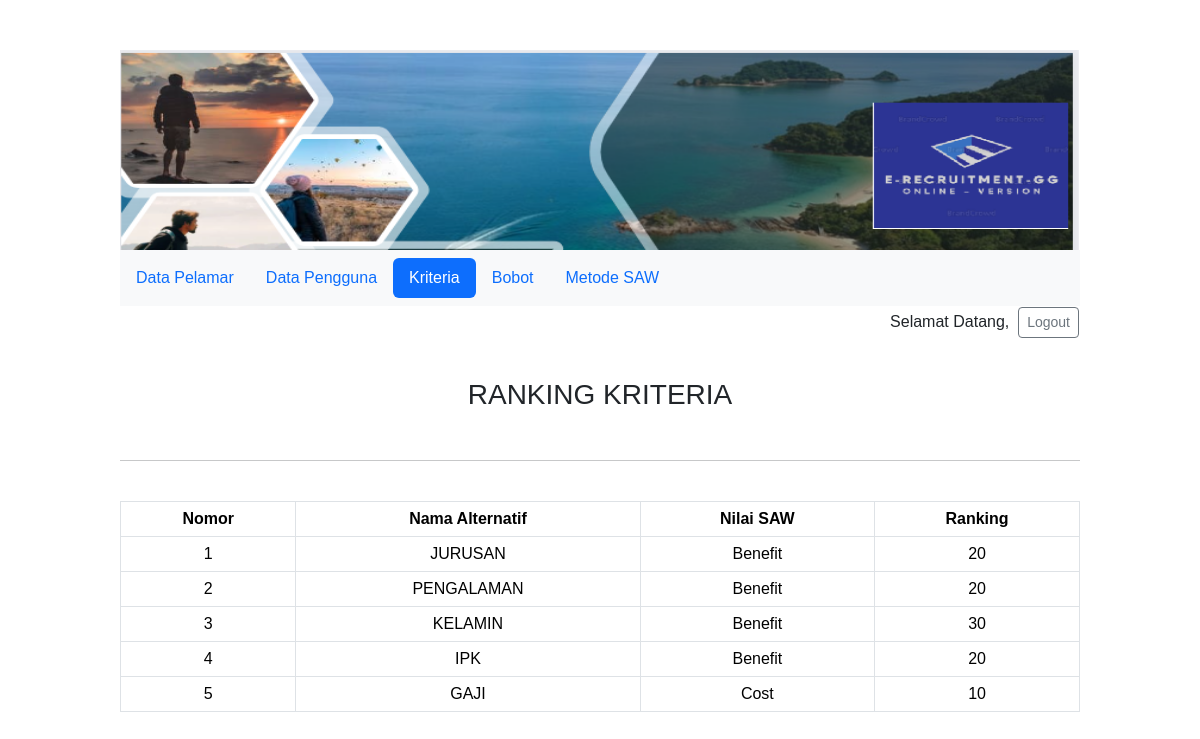
Page /admin/alternatif.php on the committed database.
### tables this page shows
CREATE TABLE `tb_alternatif` (
  `id_alternatif` int(10) NOT NULL,
  `nama_alternatif` varchar(30) NOT NULL,
  `nilai_saw` double NOT NULL,
  `rangking` int(10) NOT NULL
);

### admin/alternatif.php (the view, shortened to what this page needs)
<?php
 include("../koneksi.php");
?>
<html>
  <head>
    <link href="../css/bootstrap.min.css" rel="stylesheet">
  </head>
  <body>
    <div class="wrap">
    <img src="../img/Header-GG.PNG" alt="Welcome" width="100%" height="200px">
<nav class="navbar navbar-expand-lg navbar-black bg-light">
      <ul class="nav nav-pills">
          <li class="nav-item">
            <a class="nav-link " href="home_admin.php">Data Pelamar</a>
          </li>
           <li class="nav-item">
            <a class="nav-link" href="listuser.php">Data Pengguna</a>
          </li>
          <li class="nav-item">
            <a class="nav-link active" href="alternatif.php">Kriteria</a>
          </li>
          <li class="nav-item">
            <a class="nav-link" href="kriteria.php">Bobot</a>
          </li>
          <li class="nav-item">
            <a class="nav-link" href="metode_saw.php">Metode SAW</a>
          </li>
    </ul>
</nav>
<table align = "right">
<tr>
    <td>
 <?php
    echo "Selamat Datang, <strong>".strtoupper($_SESSION["nama"])."</strong>&nbsp;";
    echo "<a href='../action.php?act=logout' \" class = 'btn btn-outline-secondary btn-sm''>Logout </a>";
  ?>
</td>
 </tr>
 </table>
<br><br><br>
<h3 align = "center">RANKING KRITERIA</h3>
<strong><?=$_SESSION["pesan"];$_SESSION["pesan"]="";?></strong><br>
    <hr>
    <br>
        <div class="table-responsive">
            <table class ="table table-bordered">
  	<thead>
  	  <tr>
        <th class="text-center">Nomor</th>
        <th class="text-center">Nama Alternatif</th>
        <th class="text-center">Nilai SAW</th>
        <th class="text-center">Ranking</th>
      </tr>
  	</thead>
<?php
$sqlaternatif = "SELECT * FROM tb_alternatif";
$dataalter=mysqli_query($conn,$sqlaternatif);
while ($a=mysqli_fetch_array($dataalter)) {
?>
    <tr>
        <td class="text-center"><?php echo $a['id_alternatif'];?> </td>
        <td class="text-center"><?php echo $a['nama_alternatif'];?> </td>
        <td class="text-center"><?php if ($a['nilai_saw']==1) { echo "Benefit"; }
        else { echo "Cost";}
    ?> </td>
        <td class="text-center"><?php echo $a['rangking']; ?> </td>
    </tr>
<?php
};
?>
</table>
</div>
  </body>
</html>

### css/style.css (style rules this page uses)
body { background-color: #fff; }
.wrap { width: 960px; margin: 50px auto; }

### admin/alternatif.php (style rules this page uses)
* { font-family: arial; }

### rows in the picture
tb_alternatif: id_alternatif "1", nama_alternatif "JURUSAN", nilai_saw "Benefit", rangking "20"
tb_alternatif: id_alternatif "2", nama_alternatif "PENGALAMAN", nilai_saw "Benefit", rangking "20"
tb_alternatif: id_alternatif "3", nama_alternatif "KELAMIN", nilai_saw "Benefit", rangking "30"
tb_alternatif: id_alternatif "4", nama_alternatif "IPK", nilai_saw "Benefit", rangking "20"
tb_alternatif: id_alternatif "5", nama_alternatif "GAJI", nilai_saw "Cost", rangking "10"
